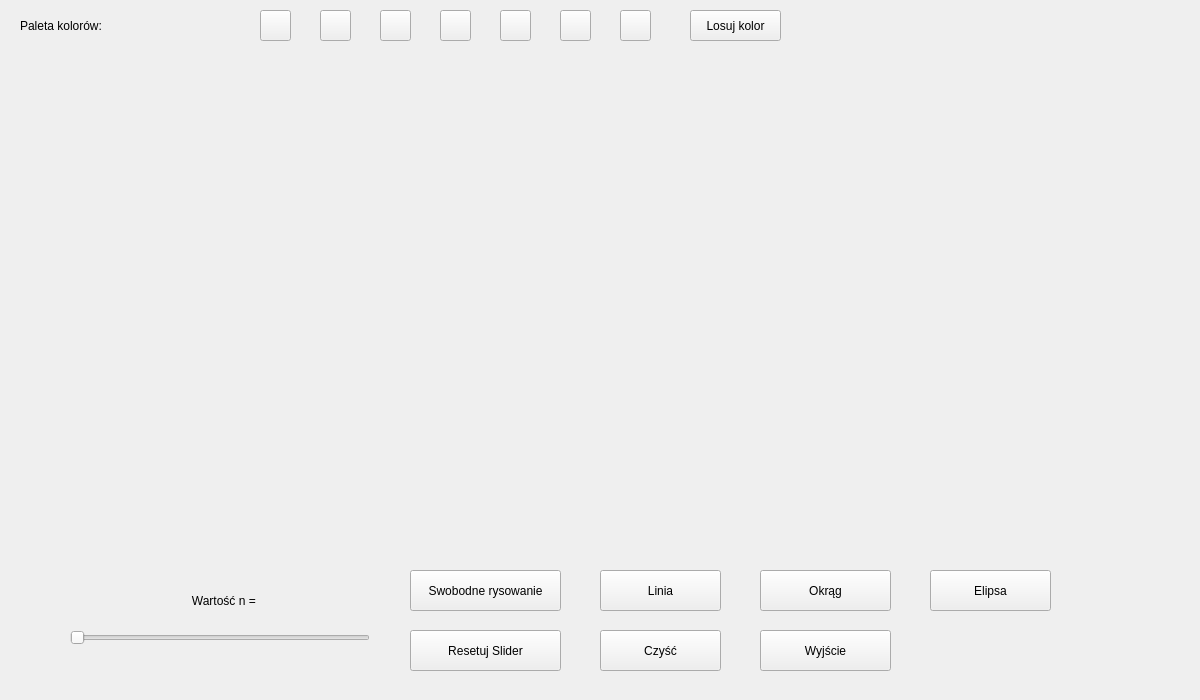
<?xml version="1.0" encoding="UTF-8"?>
<ui version="4.0">
 <class>Ekran</class>
 <widget class="QWidget" name="Ekran">
  <property name="geometry">
   <rect>
    <x>0</x>
    <y>0</y>
    <width>1200</width>
    <height>700</height>
   </rect>
  </property>
  <property name="windowTitle">
   <string>Form</string>
  </property>
  <widget class="QSlider" name="slider1">
   <property name="geometry">
    <rect>
     <x>70</x>
     <y>630</y>
     <width>300</width>
     <height>16</height>
    </rect>
   </property>
   <property name="orientation">
    <enum>Qt::Horizontal</enum>
   </property>
  </widget>
  <widget class="QPushButton" name="cleanButton">
   <property name="geometry">
    <rect>
     <x>600</x>
     <y>630</y>
     <width>121</width>
     <height>41</height>
    </rect>
   </property>
   <property name="text">
    <string>Czyść</string>
   </property>
  </widget>
  <widget class="QPushButton" name="resetSliderButton">
   <property name="geometry">
    <rect>
     <x>410</x>
     <y>630</y>
     <width>151</width>
     <height>41</height>
    </rect>
   </property>
   <property name="text">
    <string>Resetuj Slider</string>
   </property>
  </widget>
  <widget class="QPushButton" name="quitButton">
   <property name="geometry">
    <rect>
     <x>760</x>
     <y>630</y>
     <width>131</width>
     <height>41</height>
    </rect>
   </property>
   <property name="text">
    <string>Wyjście</string>
   </property>
  </widget>
  <widget class="QLabel" name="label1">
   <property name="geometry">
    <rect>
     <x>120</x>
     <y>580</y>
     <width>211</width>
     <height>41</height>
    </rect>
   </property>
   <property name="text">
    <string>Wartość n = </string>
   </property>
   <property name="alignment">
    <set>Qt::AlignCenter</set>
   </property>
  </widget>
  <widget class="QPushButton" name="lineButton">
   <property name="geometry">
    <rect>
     <x>600</x>
     <y>570</y>
     <width>121</width>
     <height>41</height>
    </rect>
   </property>
   <property name="text">
    <string>Linia</string>
   </property>
  </widget>
  <widget class="QPushButton" name="circleButton">
   <property name="geometry">
    <rect>
     <x>760</x>
     <y>570</y>
     <width>131</width>
     <height>41</height>
    </rect>
   </property>
   <property name="text">
    <string>Okrąg</string>
   </property>
  </widget>
  <widget class="QPushButton" name="elipseButton">
   <property name="geometry">
    <rect>
     <x>930</x>
     <y>570</y>
     <width>121</width>
     <height>41</height>
    </rect>
   </property>
   <property name="text">
    <string>Elipsa</string>
   </property>
  </widget>
  <widget class="QPushButton" name="randomColorButton">
   <property name="geometry">
    <rect>
     <x>690</x>
     <y>10</y>
     <width>91</width>
     <height>31</height>
    </rect>
   </property>
   <property name="text">
    <string>Losuj kolor</string>
   </property>
  </widget>
  <widget class="QPushButton" name="drawButton">
   <property name="geometry">
    <rect>
     <x>410</x>
     <y>570</y>
     <width>151</width>
     <height>41</height>
    </rect>
   </property>
   <property name="text">
    <string>Swobodne rysowanie</string>
   </property>
  </widget>
  <widget class="QPushButton" name="colorRedButton">
   <property name="geometry">
    <rect>
     <x>320</x>
     <y>10</y>
     <width>31</width>
     <height>31</height>
    </rect>
   </property>
   <property name="text">
    <string/>
   </property>
  </widget>
  <widget class="QLabel" name="labelColors">
   <property name="geometry">
    <rect>
     <x>20</x>
     <y>0</y>
     <width>211</width>
     <height>51</height>
    </rect>
   </property>
   <property name="text">
    <string>Paleta kolorów:</string>
   </property>
  </widget>
  <widget class="QPushButton" name="colorGreenButton">
   <property name="geometry">
    <rect>
     <x>380</x>
     <y>10</y>
     <width>31</width>
     <height>31</height>
    </rect>
   </property>
   <property name="text">
    <string/>
   </property>
  </widget>
  <widget class="QPushButton" name="colorBlueButton">
   <property name="geometry">
    <rect>
     <x>440</x>
     <y>10</y>
     <width>31</width>
     <height>31</height>
    </rect>
   </property>
   <property name="text">
    <string/>
   </property>
  </widget>
  <widget class="QPushButton" name="colorWhiteButton">
   <property name="geometry">
    <rect>
     <x>260</x>
     <y>10</y>
     <width>31</width>
     <height>31</height>
    </rect>
   </property>
   <property name="text">
    <string/>
   </property>
  </widget>
  <widget class="QPushButton" name="colorPurpleButton">
   <property name="geometry">
    <rect>
     <x>620</x>
     <y>10</y>
     <width>31</width>
     <height>31</height>
    </rect>
   </property>
   <property name="text">
    <string/>
   </property>
  </widget>
  <widget class="QPushButton" name="colorYellowButton">
   <property name="geometry">
    <rect>
     <x>500</x>
     <y>10</y>
     <width>31</width>
     <height>31</height>
    </rect>
   </property>
   <property name="text">
    <string/>
   </property>
  </widget>
  <widget class="QPushButton" name="colorOrangeButton">
   <property name="geometry">
    <rect>
     <x>560</x>
     <y>10</y>
     <width>31</width>
     <height>31</height>
    </rect>
   </property>
   <property name="text">
    <string/>
   </property>
  </widget>
 </widget>
 <resources/>
 <connections/>
</ui>
